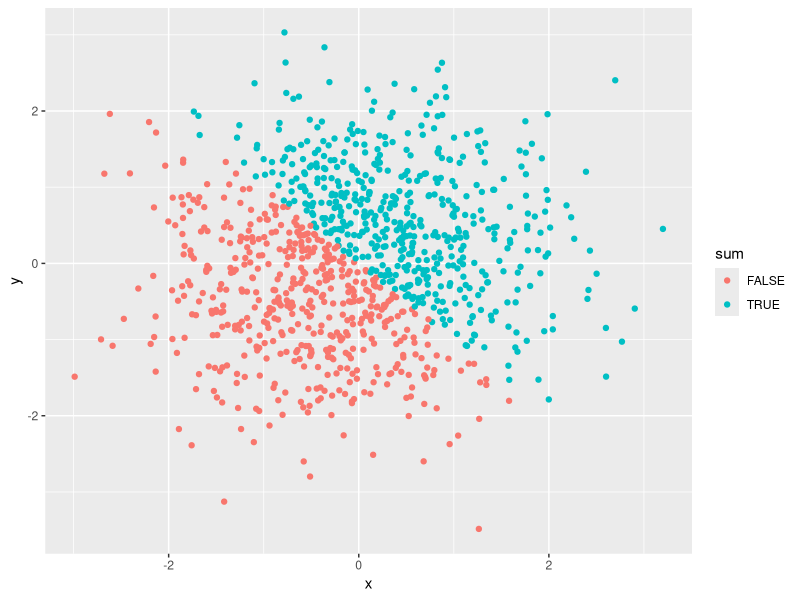
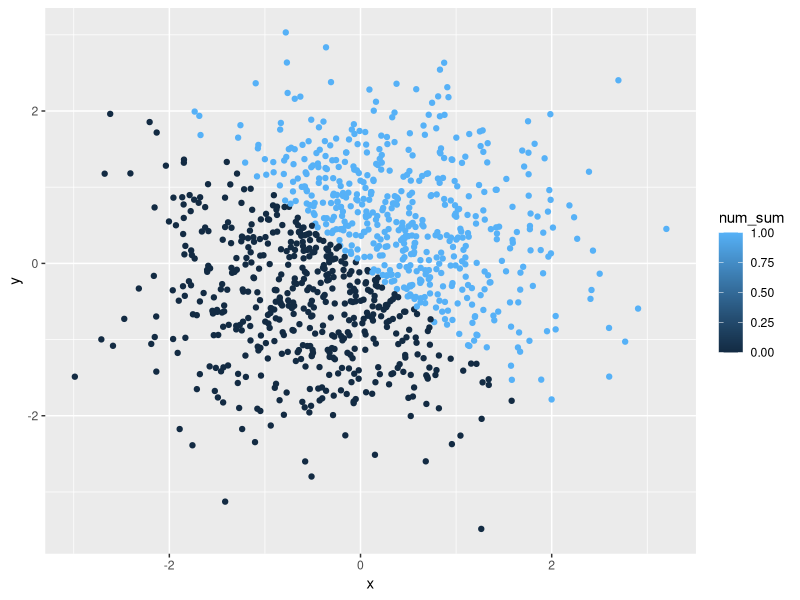
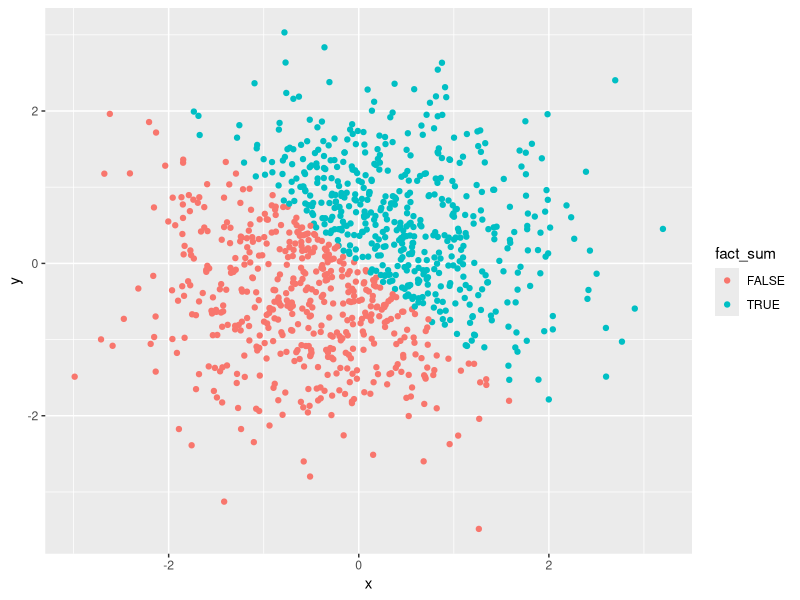

Generate these figures, in order, with R:
## ---- chunk 1
rm(list = ls())
library(tidyverse)
knitr::opts_chunk$set(echo = TRUE)
## ---- chunk 2
## Creating the data frame. ## `runif` generates random uniformly distributed numbers
variable_df = tibble(
  vec_random = runif(10 , min = 0, max = 5),
  vec_logical = vec_random > 2,
  vec_char = c("Never", "Gonna", "Give", "You", "Up", "Never", "Gonna", "Let", "You", "Down"),
  vec_factor = factor(c("Never", "Gonna", "Make", "You", "Cry", "Never", "Gonna", "Say", "Good", "Bye"))
)
## Taking the means of each variable in dataframe
mean(variable_df$vec_random)
mean(variable_df$vec_logical)
mean(variable_df$vec_char)
mean(variable_df$vec_factor)
## ---- chunk 3
## convert character variable from character to factor to numeric; 
vec_char_to_factor = as.factor(variable_df$vec_char)
as.numeric(vec_char_to_factor)

## convert factor variable from factor to character to numeric. 
vec_fact_to_char = as.character(variable_df$vec_factor)
as.numeric(vec_fact_to_char)
## ---- chunk 4
p2_df = tibble(
  x = rnorm(1000),
  y = rnorm(1000),
  sum = x + y > 0,
  num_sum = as.numeric(sum),
  fact_sum = as.factor(sum)
)
## ---- chunk 5
## scatterplot of x and y
ggplot(p2_df, aes(x = x, y = y)) + geom_point(aes(color = sum))
ggsave("hw1p2_scatterplot_xy.pdf", height = 4, width = 6)

## scatterplot using numeric
ggplot(p2_df, aes(x = x, y = y)) + geom_point(aes(color = num_sum))

## scatterplot using factor variables
ggplot(p2_df, aes(x = x, y = y)) + geom_point(aes(color = fact_sum))
